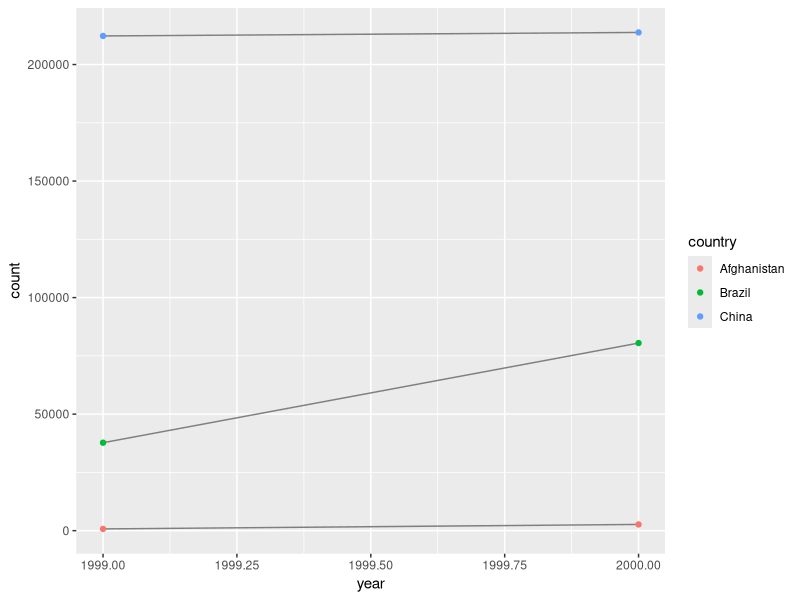

Write the R code that produced this figure.
## ---- chunk 1
knitr::opts_chunk$set(echo = TRUE)
## ---- chunk 2
library(tidyverse)
library(stringr)
## ---- chunk 3
table1 %>% 
  mutate(rate = cases / population * 10000)
## ---- chunk 4
table2 %>% 
  group_by(country, year) %>% 
  summarise(rate = count[type == "cases"] / count[type == "population"] * 10000)
## ---- chunk 5
table3 %>% 
  mutate(
    strings = str_split(rate, "/"), 
    cases = map_int(strings, ~ as.integer(.[1])), 
    population = map_int(strings, ~ as.integer(.[2]))) %>% 
  group_by(country, year) %>% 
  summarise(rate = cases / population * 10000)
## ---- chunk 6
table4a_tidy <- table4a %>% 
  gather(key = year, value = cases, -country)

table4b_tidy <- table4b %>% 
  gather(key = year, value = population, -country)

table4a_tidy %>% 
  left_join(table4b_tidy) %>% 
  group_by(country, year) %>% 
  summarise(rate = cases / population * 10000)
## ---- chunk 7
table2 %>% 
  filter(type == "cases") %>% 
  ggplot(aes(year, count)) + 
    geom_line(aes(group = country), colour = "grey50") + 
    geom_point(aes(colour = country))
## ---- chunk 8
stocks <- tibble(
  year   = c(2015, 2015, 2016, 2016),
  half  = c(   1,    2,     1,    2),
  return = c(1.88, 0.59, 0.92, 0.17)
)
stocks %>% 
  spread(key = year, value = return) %>% 
  gather(key = "year", value = "return", `2015`:`2016`)
## ---- chunk 9
#table4a %>% 
#  gather(1999, 2000, key = "year", value = "cases")
## ---- chunk 10
people <- tribble(
  ~name,             ~key,    ~value,
  #-----------------|--------|------
  "Phillip Woods",   "age",       45,
  "Phillip Woods",   "height",   186,
  "Phillip Woods",   "age",       50,
  "Jessica Cordero", "age",       37,
  "Jessica Cordero", "height",   156
)

people %>% 
  mutate(id = c(1, 1, 2, 3, 3)) %>% 
  spread(key = key, value = value)
## ---- chunk 11
preg <- tribble(
  ~pregnant, ~male, ~female,
  "yes",     NA,    10,
  "no",      20,    12
)

preg %>% 
  gather(key = "sex", value = "number", -pregnant)
## ---- chunk 12
test1 <- tibble(x = c("a,b,c", "d,e,f,g", "h,i,j"))

test1 %>% 
  separate(x, c("one", "two", "three"), extra = "drop")

test1 %>% 
  separate(x, c("one", "two", "three"), extra = "merge")

test2 <- tibble(x = c("a,b,c", "d,e", "f,g,i"))

test2 %>% 
  separate(x, c("one", "two", "three"), fill = "right")

test2 %>% 
  separate(x, c("one", "two", "three"), fill = "left")
## ---- chunk 13
paste0("a", "b", NA, "d")
str_c("a", "b", NA, "d")
## ---- chunk 14
str_c(c("a", "b"), c("c", "d"), "hello", sep = ",") 
str_c(c("a", "b"), c("c", "d"), "hello", collapse = ",")
## ---- chunk 15
test1 <- "hallo"
test2 <- "test"

middle_character <- function(string) {
  middle <- (str_length(string) + 1) / 2
  str_sub(string, start = middle, end = middle)
}

middle_character("hallo")
middle_character("test")
